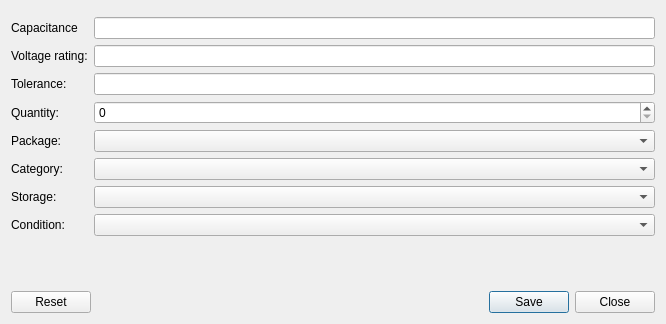
<?xml version="1.0" encoding="UTF-8"?>
<ui version="4.0">
 <class>QuickAddCapacitorDialog</class>
 <widget class="QDialog" name="QuickAddCapacitorDialog">
  <property name="geometry">
   <rect>
    <x>0</x>
    <y>0</y>
    <width>666</width>
    <height>324</height>
   </rect>
  </property>
  <property name="windowTitle">
   <string>Add capacitor</string>
  </property>
  <property name="windowIcon">
   <iconset resource="../../extras.qrc">
    <normaloff>:/parts/extras/category/ceramic_16x16.png</normaloff>:/parts/extras/category/ceramic_16x16.png</iconset>
  </property>
  <property name="whatsThis">
   <string>&lt;html&gt;&lt;head/&gt;&lt;body&gt;&lt;p&gt;&lt;img src=&quot;:/icons/information&quot;/&gt; Hint!&lt;/p&gt;&lt;p&gt;The capacitance field supports standard capacitor codes. Type the capacitor code followed by &lt;span style=&quot; font-weight:600;&quot;&gt;Control+Space &lt;/span&gt;and it will converted to a capacitance value.&lt;/p&gt;&lt;/body&gt;&lt;/html&gt;</string>
  </property>
  <layout class="QVBoxLayout" name="verticalLayout">
   <item>
    <widget class="KMessageWidget" name="messageWidget" native="true"/>
   </item>
   <item>
    <layout class="QFormLayout" name="formLayout">
     <item row="0" column="0">
      <widget class="QLabel" name="label">
       <property name="text">
        <string>Capacitance</string>
       </property>
       <property name="buddy">
        <cstring>capacitanceValueLineEdit</cstring>
       </property>
      </widget>
     </item>
     <item row="0" column="1">
      <widget class="QLineEdit" name="capacitanceValueLineEdit"/>
     </item>
     <item row="1" column="0">
      <widget class="QLabel" name="label_3">
       <property name="text">
        <string>Voltage rating:</string>
       </property>
       <property name="buddy">
        <cstring>voltageRatingLineEdit</cstring>
       </property>
      </widget>
     </item>
     <item row="1" column="1">
      <widget class="QLineEdit" name="voltageRatingLineEdit">
       <property name="inputMethodHints">
        <set>Qt::ImhNone</set>
       </property>
      </widget>
     </item>
     <item row="2" column="0">
      <widget class="QLabel" name="label_9">
       <property name="text">
        <string>Tolerance:</string>
       </property>
       <property name="buddy">
        <cstring>toleranceLineEdit</cstring>
       </property>
      </widget>
     </item>
     <item row="2" column="1">
      <widget class="QLineEdit" name="toleranceLineEdit"/>
     </item>
     <item row="3" column="0">
      <widget class="QLabel" name="label_8">
       <property name="text">
        <string>Quantity:</string>
       </property>
       <property name="buddy">
        <cstring>quantitySpinBox</cstring>
       </property>
      </widget>
     </item>
     <item row="3" column="1">
      <widget class="QSpinBox" name="quantitySpinBox"/>
     </item>
     <item row="4" column="0">
      <widget class="QLabel" name="label_10">
       <property name="text">
        <string>Package:</string>
       </property>
       <property name="buddy">
        <cstring>partPackageComboBox</cstring>
       </property>
      </widget>
     </item>
     <item row="4" column="1">
      <widget class="RelationalComboBox" name="partPackageComboBox"/>
     </item>
     <item row="5" column="0">
      <widget class="QLabel" name="label_4">
       <property name="text">
        <string>Category:</string>
       </property>
       <property name="buddy">
        <cstring>partCategoryComboBox</cstring>
       </property>
      </widget>
     </item>
     <item row="5" column="1">
      <widget class="TreeViewComboBox" name="partCategoryComboBox"/>
     </item>
     <item row="6" column="0">
      <widget class="QLabel" name="label_5">
       <property name="text">
        <string>Storage:</string>
       </property>
       <property name="buddy">
        <cstring>partStorageComboBox</cstring>
       </property>
      </widget>
     </item>
     <item row="6" column="1">
      <widget class="TreeViewComboBox" name="partStorageComboBox"/>
     </item>
     <item row="7" column="0">
      <widget class="QLabel" name="label_6">
       <property name="text">
        <string>Condition:</string>
       </property>
       <property name="buddy">
        <cstring>partConditionComboBox</cstring>
       </property>
      </widget>
     </item>
     <item row="7" column="1">
      <widget class="RelationalComboBox" name="partConditionComboBox"/>
     </item>
    </layout>
   </item>
   <item>
    <spacer name="verticalSpacer">
     <property name="orientation">
      <enum>Qt::Vertical</enum>
     </property>
     <property name="sizeType">
      <enum>QSizePolicy::MinimumExpanding</enum>
     </property>
     <property name="sizeHint" stdset="0">
      <size>
       <width>20</width>
       <height>16</height>
      </size>
     </property>
    </spacer>
   </item>
   <item>
    <widget class="QDialogButtonBox" name="buttonBox">
     <property name="orientation">
      <enum>Qt::Horizontal</enum>
     </property>
     <property name="standardButtons">
      <set>QDialogButtonBox::Close|QDialogButtonBox::Reset|QDialogButtonBox::Save</set>
     </property>
    </widget>
   </item>
  </layout>
 </widget>
 <customwidgets>
  <customwidget>
   <class>TreeViewComboBox</class>
   <extends>QComboBox</extends>
   <header>widgets/treeviewcombobox.h</header>
  </customwidget>
  <customwidget>
   <class>RelationalComboBox</class>
   <extends>QComboBox</extends>
   <header>widgets/relationalcombobox.h</header>
  </customwidget>
  <customwidget>
   <class>KMessageWidget</class>
   <extends>QWidget</extends>
   <header>widgets/kmessagewidget.h</header>
   <container>1</container>
  </customwidget>
 </customwidgets>
 <resources>
  <include location="../../extras.qrc"/>
 </resources>
 <connections>
  <connection>
   <sender>buttonBox</sender>
   <signal>rejected()</signal>
   <receiver>QuickAddCapacitorDialog</receiver>
   <slot>reject()</slot>
   <hints>
    <hint type="sourcelabel">
     <x>404</x>
     <y>295</y>
    </hint>
    <hint type="destinationlabel">
     <x>404</x>
     <y>272</y>
    </hint>
   </hints>
  </connection>
 </connections>
</ui>
